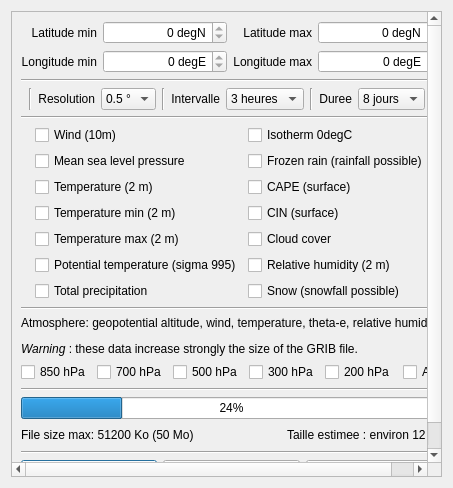
<?xml version="1.0" encoding="UTF-8"?>
<ui version="4.0">
 <class>DialogZygrib_ui</class>
 <widget class="QDialog" name="DialogZygrib_ui">
  <property name="geometry">
   <rect>
    <x>0</x>
    <y>0</y>
    <width>453</width>
    <height>488</height>
   </rect>
  </property>
  <property name="windowTitle">
   <string>Dialog</string>
  </property>
  <layout class="QVBoxLayout" name="verticalLayout">
   <item>
    <widget class="QScrollArea" name="scrollArea">
     <property name="widgetResizable">
      <bool>true</bool>
     </property>
     <widget class="QWidget" name="scrollAreaWidgetContents">
      <property name="geometry">
       <rect>
        <x>0</x>
        <y>0</y>
        <width>433</width>
        <height>468</height>
       </rect>
      </property>
      <layout class="QVBoxLayout" name="verticalLayout_2">
       <item>
        <layout class="QGridLayout" name="gridLayout" columnstretch="0,1,0,1">
         <item row="0" column="0">
          <widget class="QLabel" name="label">
           <property name="text">
            <string>Latitude min</string>
           </property>
           <property name="alignment">
            <set>Qt::AlignRight|Qt::AlignTrailing|Qt::AlignVCenter</set>
           </property>
          </widget>
         </item>
         <item row="0" column="1">
          <widget class="QDoubleSpinBox" name="sbNorth">
           <property name="alignment">
            <set>Qt::AlignRight|Qt::AlignTrailing|Qt::AlignVCenter</set>
           </property>
           <property name="readOnly">
            <bool>true</bool>
           </property>
           <property name="suffix">
            <string> degN</string>
           </property>
           <property name="decimals">
            <number>0</number>
           </property>
           <property name="minimum">
            <double>-90.000000000000000</double>
           </property>
           <property name="maximum">
            <double>90.000000000000000</double>
           </property>
          </widget>
         </item>
         <item row="0" column="2">
          <widget class="QLabel" name="label_2">
           <property name="text">
            <string>Latitude max</string>
           </property>
           <property name="alignment">
            <set>Qt::AlignRight|Qt::AlignTrailing|Qt::AlignVCenter</set>
           </property>
          </widget>
         </item>
         <item row="0" column="3">
          <widget class="QDoubleSpinBox" name="sbSouth">
           <property name="alignment">
            <set>Qt::AlignRight|Qt::AlignTrailing|Qt::AlignVCenter</set>
           </property>
           <property name="readOnly">
            <bool>true</bool>
           </property>
           <property name="suffix">
            <string> degN</string>
           </property>
           <property name="decimals">
            <number>0</number>
           </property>
           <property name="minimum">
            <double>-90.000000000000000</double>
           </property>
           <property name="maximum">
            <double>90.000000000000000</double>
           </property>
          </widget>
         </item>
         <item row="1" column="0">
          <widget class="QLabel" name="label_3">
           <property name="text">
            <string>Longitude min</string>
           </property>
           <property name="alignment">
            <set>Qt::AlignRight|Qt::AlignTrailing|Qt::AlignVCenter</set>
           </property>
          </widget>
         </item>
         <item row="1" column="1">
          <widget class="QDoubleSpinBox" name="sbWest">
           <property name="alignment">
            <set>Qt::AlignRight|Qt::AlignTrailing|Qt::AlignVCenter</set>
           </property>
           <property name="readOnly">
            <bool>true</bool>
           </property>
           <property name="suffix">
            <string> degE</string>
           </property>
           <property name="decimals">
            <number>0</number>
           </property>
           <property name="minimum">
            <double>-360.000000000000000</double>
           </property>
           <property name="maximum">
            <double>360.000000000000000</double>
           </property>
          </widget>
         </item>
         <item row="1" column="2">
          <widget class="QLabel" name="label_4">
           <property name="text">
            <string>Longitude max</string>
           </property>
           <property name="alignment">
            <set>Qt::AlignRight|Qt::AlignTrailing|Qt::AlignVCenter</set>
           </property>
          </widget>
         </item>
         <item row="1" column="3">
          <widget class="QDoubleSpinBox" name="sbEast">
           <property name="alignment">
            <set>Qt::AlignRight|Qt::AlignTrailing|Qt::AlignVCenter</set>
           </property>
           <property name="readOnly">
            <bool>true</bool>
           </property>
           <property name="suffix">
            <string> degE</string>
           </property>
           <property name="decimals">
            <number>0</number>
           </property>
           <property name="minimum">
            <double>-360.000000000000000</double>
           </property>
           <property name="maximum">
            <double>360.000000000000000</double>
           </property>
          </widget>
         </item>
        </layout>
       </item>
       <item>
        <widget class="Line" name="line">
         <property name="orientation">
          <enum>Qt::Horizontal</enum>
         </property>
        </widget>
       </item>
       <item>
        <layout class="QHBoxLayout" name="horizontalLayout">
         <item>
          <spacer name="horizontalSpacer_6">
           <property name="orientation">
            <enum>Qt::Horizontal</enum>
           </property>
           <property name="sizeHint" stdset="0">
            <size>
             <width>40</width>
             <height>20</height>
            </size>
           </property>
          </spacer>
         </item>
         <item>
          <widget class="Line" name="line_6">
           <property name="orientation">
            <enum>Qt::Vertical</enum>
           </property>
          </widget>
         </item>
         <item>
          <widget class="QLabel" name="label_5">
           <property name="text">
            <string>Resolution</string>
           </property>
           <property name="alignment">
            <set>Qt::AlignRight|Qt::AlignTrailing|Qt::AlignVCenter</set>
           </property>
          </widget>
         </item>
         <item>
          <widget class="QComboBox" name="cbResolution">
           <item>
            <property name="text">
             <string>0.5 °</string>
            </property>
           </item>
          </widget>
         </item>
         <item>
          <widget class="Line" name="line_7">
           <property name="orientation">
            <enum>Qt::Vertical</enum>
           </property>
          </widget>
         </item>
         <item>
          <widget class="QLabel" name="label_6">
           <property name="text">
            <string>Intervalle</string>
           </property>
           <property name="alignment">
            <set>Qt::AlignRight|Qt::AlignTrailing|Qt::AlignVCenter</set>
           </property>
          </widget>
         </item>
         <item>
          <widget class="QComboBox" name="cbInterval">
           <item>
            <property name="text">
             <string>3 heures</string>
            </property>
           </item>
          </widget>
         </item>
         <item>
          <widget class="Line" name="line_8">
           <property name="orientation">
            <enum>Qt::Vertical</enum>
           </property>
          </widget>
         </item>
         <item>
          <widget class="QLabel" name="label_7">
           <property name="text">
            <string>Duree</string>
           </property>
           <property name="alignment">
            <set>Qt::AlignRight|Qt::AlignTrailing|Qt::AlignVCenter</set>
           </property>
          </widget>
         </item>
         <item>
          <widget class="QComboBox" name="cbDays">
           <item>
            <property name="text">
             <string>8 jours</string>
            </property>
           </item>
          </widget>
         </item>
         <item>
          <widget class="Line" name="line_9">
           <property name="orientation">
            <enum>Qt::Vertical</enum>
           </property>
          </widget>
         </item>
         <item>
          <spacer name="horizontalSpacer_5">
           <property name="orientation">
            <enum>Qt::Horizontal</enum>
           </property>
           <property name="sizeHint" stdset="0">
            <size>
             <width>40</width>
             <height>20</height>
            </size>
           </property>
          </spacer>
         </item>
        </layout>
       </item>
       <item>
        <widget class="Line" name="line_2">
         <property name="orientation">
          <enum>Qt::Horizontal</enum>
         </property>
        </widget>
       </item>
       <item>
        <layout class="QHBoxLayout" name="horizontalLayout_3">
         <item>
          <spacer name="horizontalSpacer_2">
           <property name="orientation">
            <enum>Qt::Horizontal</enum>
           </property>
           <property name="sizeHint" stdset="0">
            <size>
             <width>40</width>
             <height>20</height>
            </size>
           </property>
          </spacer>
         </item>
         <item>
          <layout class="QFormLayout" name="formLayout">
           <item row="0" column="0">
            <widget class="QCheckBox" name="chkWind">
             <property name="text">
              <string>Wind (10m)</string>
             </property>
            </widget>
           </item>
           <item row="1" column="0">
            <widget class="QCheckBox" name="chkPressure">
             <property name="text">
              <string>Mean sea level pressure</string>
             </property>
            </widget>
           </item>
           <item row="6" column="0">
            <widget class="QCheckBox" name="chkRain">
             <property name="text">
              <string>Total precipitation</string>
             </property>
            </widget>
           </item>
           <item row="2" column="0">
            <widget class="QCheckBox" name="chkTemp">
             <property name="text">
              <string>Temperature (2 m)</string>
             </property>
            </widget>
           </item>
           <item row="3" column="0">
            <widget class="QCheckBox" name="chkTempMin">
             <property name="text">
              <string>Temperature min (2 m)</string>
             </property>
            </widget>
           </item>
           <item row="4" column="0">
            <widget class="QCheckBox" name="chkTempMax">
             <property name="text">
              <string>Temperature max (2 m)</string>
             </property>
            </widget>
           </item>
           <item row="5" column="0">
            <widget class="QCheckBox" name="chkTempPot">
             <property name="text">
              <string>Potential temperature (sigma 995)</string>
             </property>
            </widget>
           </item>
           <item row="1" column="1">
            <widget class="QCheckBox" name="chkFrzRainCateg">
             <property name="text">
              <string>Frozen rain (rainfall possible)</string>
             </property>
            </widget>
           </item>
           <item row="0" column="1">
            <widget class="QCheckBox" name="chkIsotherm0">
             <property name="text">
              <string>Isotherm 0degC</string>
             </property>
            </widget>
           </item>
           <item row="2" column="1">
            <widget class="QCheckBox" name="chkCAPEsfc">
             <property name="text">
              <string>CAPE (surface)</string>
             </property>
            </widget>
           </item>
           <item row="3" column="1">
            <widget class="QCheckBox" name="chkCINsfc">
             <property name="text">
              <string>CIN (surface)</string>
             </property>
            </widget>
           </item>
           <item row="4" column="1">
            <widget class="QCheckBox" name="chkCloud">
             <property name="text">
              <string>Cloud cover</string>
             </property>
            </widget>
           </item>
           <item row="5" column="1">
            <widget class="QCheckBox" name="chkHumid">
             <property name="text">
              <string>Relative humidity (2 m)</string>
             </property>
            </widget>
           </item>
           <item row="6" column="1">
            <widget class="QCheckBox" name="chkSnowCateg">
             <property name="text">
              <string>Snow (snowfall possible)</string>
             </property>
            </widget>
           </item>
          </layout>
         </item>
         <item>
          <spacer name="horizontalSpacer_3">
           <property name="orientation">
            <enum>Qt::Horizontal</enum>
           </property>
           <property name="sizeHint" stdset="0">
            <size>
             <width>40</width>
             <height>20</height>
            </size>
           </property>
          </spacer>
         </item>
        </layout>
       </item>
       <item>
        <widget class="Line" name="line_3">
         <property name="orientation">
          <enum>Qt::Horizontal</enum>
         </property>
        </widget>
       </item>
       <item>
        <widget class="QLabel" name="label_8">
         <property name="text">
          <string>&lt;html&gt;&lt;head/&gt;&lt;body&gt;&lt;p&gt;Atmosphere: geopotential altitude, wind, temperature, theta-e, relative humidity.&lt;/p&gt;&lt;p&gt;&lt;span style=&quot; font-style:italic;&quot;&gt;Warning&lt;/span&gt; : these data increase strongly the size of the GRIB file.&lt;/p&gt;&lt;/body&gt;&lt;/html&gt;</string>
         </property>
        </widget>
       </item>
       <item>
        <layout class="QHBoxLayout" name="horizontalLayout_2">
         <item>
          <widget class="QCheckBox" name="chkAltitude850">
           <property name="text">
            <string>850 hPa</string>
           </property>
          </widget>
         </item>
         <item>
          <widget class="QCheckBox" name="chkAltitude700">
           <property name="text">
            <string>700 hPa</string>
           </property>
          </widget>
         </item>
         <item>
          <widget class="QCheckBox" name="chkAltitude500">
           <property name="text">
            <string>500 hPa</string>
           </property>
          </widget>
         </item>
         <item>
          <widget class="QCheckBox" name="chkAltitude300">
           <property name="text">
            <string>300 hPa</string>
           </property>
          </widget>
         </item>
         <item>
          <widget class="QCheckBox" name="chkAltitude200">
           <property name="text">
            <string>200 hPa</string>
           </property>
          </widget>
         </item>
         <item>
          <spacer name="horizontalSpacer">
           <property name="orientation">
            <enum>Qt::Horizontal</enum>
           </property>
           <property name="sizeHint" stdset="0">
            <size>
             <width>40</width>
             <height>20</height>
            </size>
           </property>
          </spacer>
         </item>
         <item>
          <widget class="QCheckBox" name="chkAltitudeAll">
           <property name="text">
            <string>All</string>
           </property>
          </widget>
         </item>
        </layout>
       </item>
       <item>
        <widget class="Line" name="line_4">
         <property name="orientation">
          <enum>Qt::Horizontal</enum>
         </property>
        </widget>
       </item>
       <item>
        <widget class="QProgressBar" name="progressBar">
         <property name="value">
          <number>24</number>
         </property>
        </widget>
       </item>
       <item>
        <layout class="QHBoxLayout" name="horizontalLayout_4">
         <item>
          <widget class="QLabel" name="label_9">
           <property name="text">
            <string>File size max: 51200 Ko (50 Mo)</string>
           </property>
          </widget>
         </item>
         <item>
          <spacer name="horizontalSpacer_4">
           <property name="orientation">
            <enum>Qt::Horizontal</enum>
           </property>
           <property name="sizeHint" stdset="0">
            <size>
             <width>40</width>
             <height>20</height>
            </size>
           </property>
          </spacer>
         </item>
         <item>
          <widget class="QLabel" name="labelMsg">
           <property name="text">
            <string>Taille estimee : environ 12 ko</string>
           </property>
          </widget>
         </item>
        </layout>
       </item>
       <item>
        <widget class="Line" name="line_5">
         <property name="orientation">
          <enum>Qt::Horizontal</enum>
         </property>
        </widget>
       </item>
       <item>
        <layout class="QHBoxLayout" name="horizontalLayout_5">
         <item>
          <widget class="QPushButton" name="btOK">
           <property name="text">
            <string>Download GRIB file</string>
           </property>
          </widget>
         </item>
         <item>
          <widget class="QPushButton" name="btServerStatus">
           <property name="text">
            <string>Server status</string>
           </property>
          </widget>
         </item>
         <item>
          <widget class="QPushButton" name="btCancel">
           <property name="text">
            <string>Cancel</string>
           </property>
          </widget>
         </item>
        </layout>
       </item>
       <item>
        <spacer name="verticalSpacer">
         <property name="orientation">
          <enum>Qt::Vertical</enum>
         </property>
         <property name="sizeHint" stdset="0">
          <size>
           <width>20</width>
           <height>40</height>
          </size>
         </property>
        </spacer>
       </item>
      </layout>
     </widget>
    </widget>
   </item>
  </layout>
 </widget>
 <resources/>
 <connections/>
</ui>
